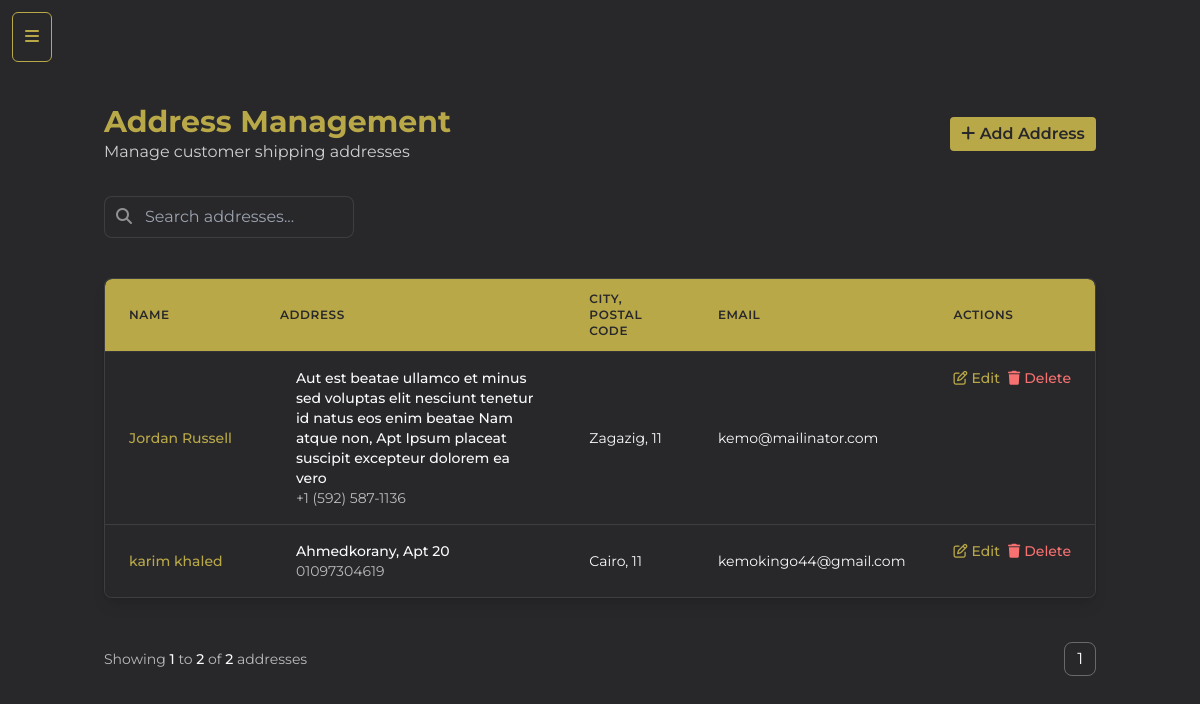
The app's page /useradmin/addresses/ with its own data.
### core/models.py (models this page shows, shortened)
class Address(models.Model):
    user=models.ForeignKey(User, on_delete=models.CASCADE, null=True, blank=True) #to show user who created the address
    first_name=models.CharField(max_length=100, blank=True, null=True)
    last_name=models.CharField(max_length=100, blank=True, null=True)
    email = models.EmailField(blank=True, null=True)  # Email field for the address
    phone=models.CharField(max_length=20, blank=True, null=True)
    street_address = models.CharField(max_length=255, blank=True, null=True)
    apartment = models.CharField(max_length=50, blank=True, null=True)
    status=models.BooleanField(default=False) #to show if the address is default or not
    postal_code = models.CharField(max_length=10, blank=True, null=True)
    city = models.CharField(max_length=100, choices=CITIES, default='Cairo', blank=True, null=True)  # Default city is Cairo
    created_at = models.DateTimeField(auto_now_add=True)
    class Meta:
        verbose_name_plural='addresses'

### useradmin/views.py (the view)
# urls.py: path('addresses/', views.admin_addresses_view, name='addresses'),
def admin_addresses_view(request):
    all_addresses = Address.objects.all()
    if 'q' in request.GET:
        query = request.GET.get('q')
        search_mode = bool(query)
        addresses = all_addresses.filter(first_name__icontains=query)
    else:
        search_mode = False
        addresses = all_addresses.order_by('-created_at')
    page_obj, query_string = paginate_products(request, addresses, per_page=8)
    context = {
        'addresses': page_obj.object_list,
        'search_mode': search_mode,
        'page_obj': page_obj,
        'query_string': query_string,
    }
    return render(request, 'useradmin/addresses.html', context)

### core/context_processors.py (called while the page is built)
def price_range_context(request):
    min_max_price = Product.objects.aggregate(Min('price'), Max('price'))
    return {
        'min_max_price': min_max_price,
      }

def cart_data(request):
    cart_data = request.session.get('cart_data_obj', {})
    return {'cart_data': cart_data}

### core/services.py (called while the page is built)
def paginate_products(request, products, per_page=6):
    query_dict = request.GET.copy()
    query_dict.pop("page", None)
    query_string = query_dict.urlencode()
    paginator = Paginator(products, per_page)
    page_number = request.GET.get("page")
    page_obj = paginator.get_page(page_number)
    return page_obj, query_string

### templates/useradmin/addresses.html (shortened to what this page needs)
{% extends "useradmin/base-sidebar.html" %}
{% load static %}
{% block content %}
<div class="container mx-auto px-4 py-6">
    <div class="flex justify-between items-center mb-8">
        <div>
            <h1 class="text-3xl font-bold text-gold">Address Management</h1>
            <p class="text-light/80">Manage customer shipping addresses</p>
        </div>
        <a  href="{% url 'useradmin:add-address' %}"
            class="btn">
            <i class="fa-solid fa-plus"></i>
            Add Address
        </a>
    </div>
    <div class="w-full flex mb-4 ">
            <div class="flex justify-between relative flex-grow">
                <div class="mb-6 flex flex-col md:flex-row gap-4">
                    <form method="GET" class="flex-grow">
                        <div class="relative">
                            <input type="text" name="q" value="{{ request.GET.q }}" placeholder="Search addresses..."
                                class="pl-10 pr-4 py-2 rounded-lg bg-dark border border-white/10 text-light focus:outline-none focus:ring-2 focus:ring-gold focus:border-transparent">
                            <i class="fas fa-search absolute left-3 top-3 text-light/50"></i>
                        </div>
                    </form>
                </div>
            </div>
        </div>
    <div class="bg-dark rounded-lg shadow-lg overflow-hidden border border-white/10">
            <div class="overflow-x-auto">
                <table class="min-w-full divide-y divide-white/10">
                    <thead class="bg-gold backdrop-blur border-b border-white/10">
                        <tr class="text-dark text-xs">
                              <th class="px-4 py-3 md:px-6 md:py-3 text-left font-semibold uppercase tracking-wider">Name</th>
                              <th class="px-4 py-3 md:px-6 md:py-3 text-left font-semibold uppercase tracking-wider">Address</th>
                              <th class="px-4 py-3 md:px-6 md:py-3 text-left font-semibold uppercase tracking-wider">City, Postal Code</th>
                              <th class="px-4 py-3 md:px-6 md:py-3 text-left font-semibold uppercase tracking-wider">Email</th>
                              <th class="px-4 py-3 md:px-6 md:py-3 text-left font-semibold uppercase tracking-wider">Actions</th>
                        </tr>
                    </thead>
                    <tbody class="bg-dark divide-y divide-white/10">
                        {% for address in addresses %}
                        <tr id="product-container"
                         class="products hover:bg-white/5 transition-colors duration-150">
                            <td class="px-4 py-4 md:px-6 md:py-4 whitespace-nowrap text-sm font-medium text-gold">{{ address.first_name }} {{ address.last_name }}</td>
                            <td class="px-4 py-4 md:px-6 md:py-4">
                                <div class="flex items-center">
                                    <div class="ml-3 md:ml-4">
                                        <div class="text-sm font-medium text-light">{{ address.street_address }}{% if address.apartment %}, Apt {{ address.apartment }}{% endif %}</div>
                                        <div class="text-sm text-light/70">{{ address.phone }}</div>
                                    </div>
                                </div>
                            </td>
                            <td class="px-4 py-4 md:px-6 md:py-4 whitespace-nowrap text-sm text-light">{{ address.city }}, {{ address.postal_code }}</td>
                            <td class="px-4 py-4 md:px-6 md:py-4 whitespace-nowrap text-sm text-light">{{ address.email }}</td>
                            <td class="px-4 py-4 md:px-6 md:py-4 whitespace-nowrap text-sm font-medium flex items-center gap-2">
                                <a href="{% url 'useradmin:edit-address' address.id %}" class="text-gold hover:text-gold/80 hover:underline flex items-center gap-1">
                                    <i class="fa-regular fa-pen-to-square"></i> Edit
                                </a>
                                <a href="{% url 'useradmin:delete-address' address.id %}" class="text-red-400 hover:text-red-300 hover:underline flex items-center gap-1">
                                    <i class="fa-solid fa-trash"></i> Delete
                                </a>
                            </td>
                        </tr>
                        {% endfor %}
                    </tbody>
                </table>
            </div>
        </div>
        <div class="flex flex-col sm:flex-row items-center justify-between gap-4 mt-6">
            <div class="text-sm text-light/70">
                  Showing
                  <span class="font-medium text-light">
                      {{ page_obj.start_index }}
                  </span>
                  to
                  <span class="font-medium text-light">
                      {{ page_obj.end_index }}
                  </span>
                  of
                  <span class="font-medium text-light">
                      {{ page_obj.paginator.count }}
                  </span> addresses
              </div>
            {% include 'partials/pagination.html' %}
        </div>
</div>
{% endblock %}

### static/assets/css/global.css (style rules this page uses)
.flex { display: flex; align-items: center; }
* { margin: 0; padding: 0; }
html { font-family: "Montserrat", serif !important; box-sizing: border-box; scrollbar-color: #b9a848 #28282B; scroll-behavior: smooth; }
*, *:before, *:after { box-sizing: inherit; }
a,button { cursor: pointer; display: inline-block; }
.btn { background-color: #b9a848; color: #28282B; font-size: 1rem; font-weight: 600; padding-left: 0.7rem; padding-right: 0.7rem; padding-top: 0.30rem; padding-bottom: 0.30rem; border-radius: 0.25rem; }

### records on screen
Address: first_name "Jordan", last_name "Russell", street_address "Aut est beatae ullamco et minus sed voluptas elit nesciunt tenetur id natus eos enim beatae Nam atque non", apartment "Ipsum placeat suscipit excepteur dolorem ea vero", phone "+1 (592) 587-1136", city "Zagazig", postal_code "11", email "kemo@mailinator.com"
Address: first_name "karim", last_name "khaled", street_address "Ahmedkorany", apartment "20", phone "01097304619", city "Cairo", postal_code "11", email "kemokingo44@gmail.com"

### other values on screen
{{ page_obj.start_index }} "1"
{{ page_obj.end_index }} "2"
{{ page_obj.paginator.count }} "2"
{{ page_num }} "1"
